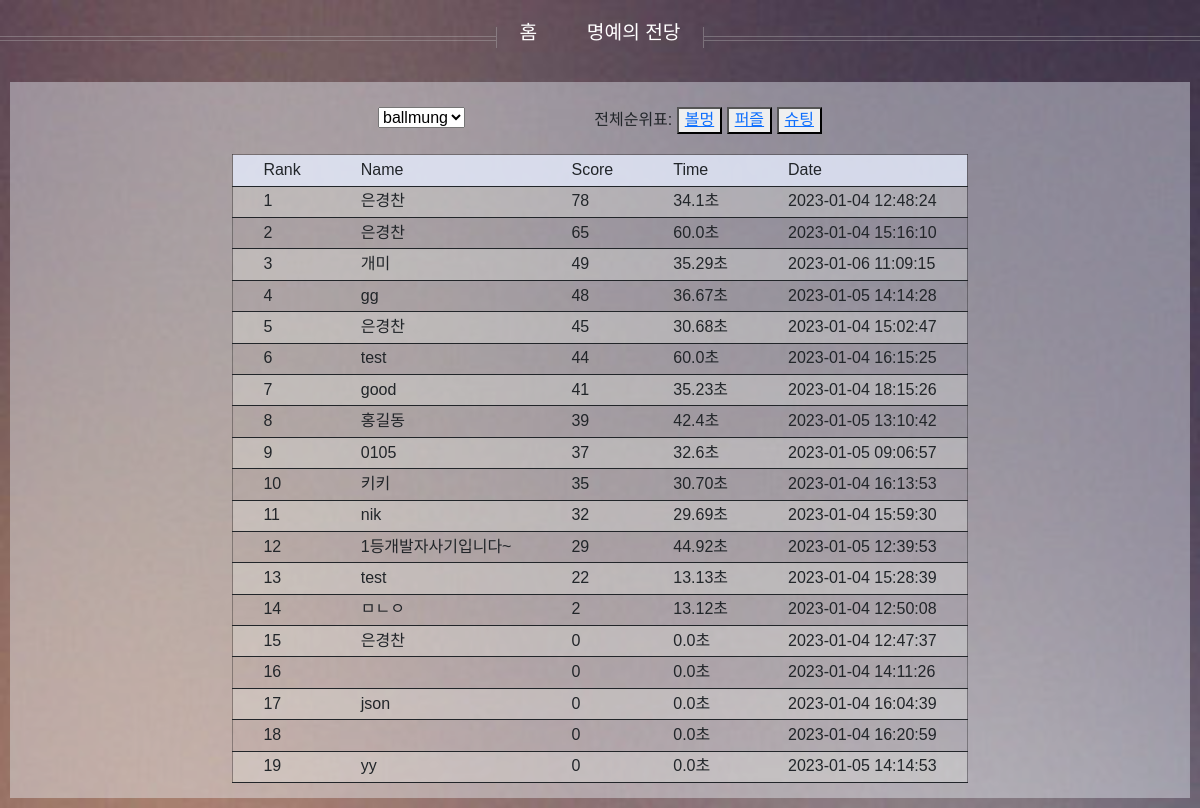
The page /rank/ on the database as committed earlier.
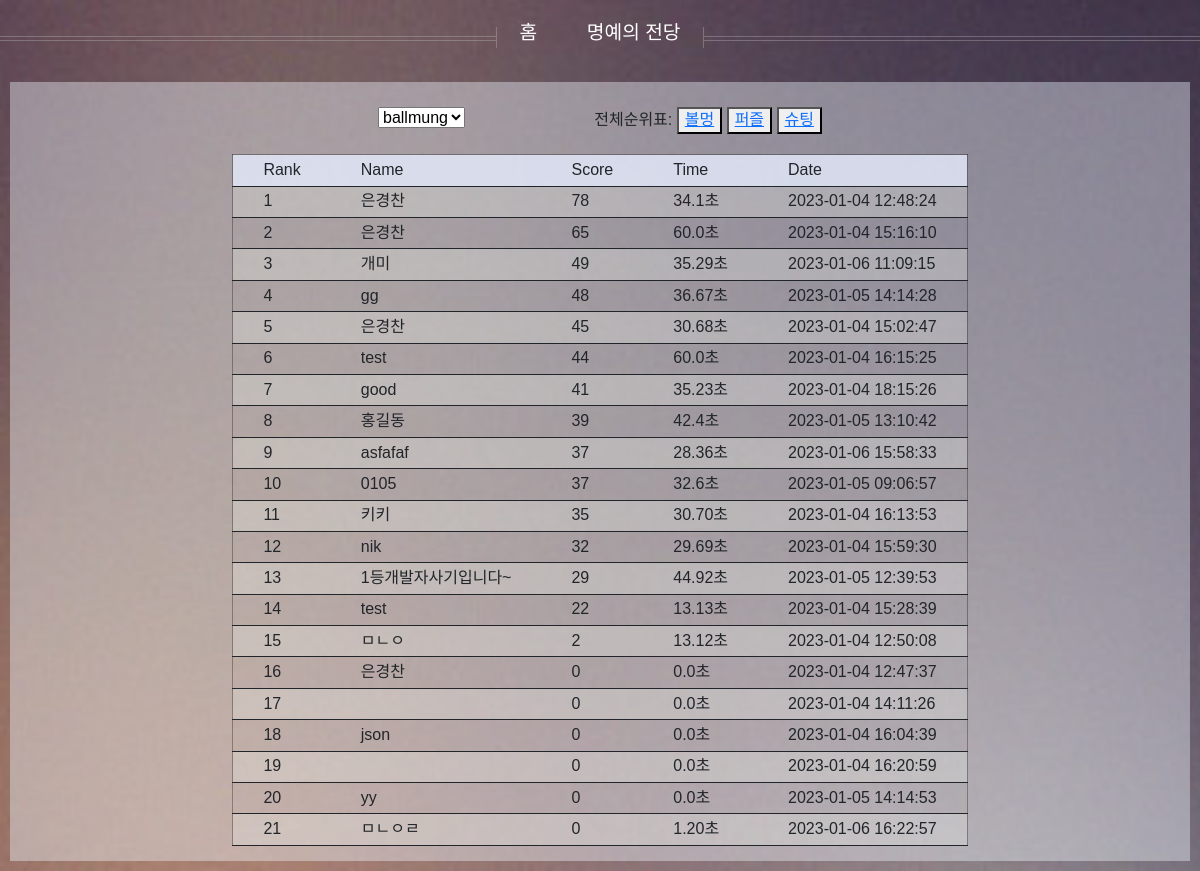
The same page on the database as committed later.
### ballmungApp/models.py (models this page shows)
class rankInfo(models.Model):
    nickname = models.CharField(max_length=100, default="")
    score = models.IntegerField()
    clearTime = models.IntegerField()
    regiDate = models.CharField(max_length=100)

### mainApp/views.py (the view)
# urls.py: path("rank/", ballmungViews.rank, name="rank"),
def rank(request):
    if request.method == "GET":
        rankinfo = rankInfo.objects.all()
        rankinfo = rankinfo.order_by("-score", "clearTime") #-score 역순
        page_info = {
            "startPage" : 1,
            "endPage" : 10,
            "underPageCount" : 10, #하단 페이지의 보여질 개수
            "currentPage" : 1,
            "totalPage" : 0,
            "countPerPage" : 30, #페이지당 보여질 데이터수
        }
        page_info["currentPage"] = request.GET.get("page")
        if not page_info["currentPage"]: #현재페이지를 가져오지 못하면 1페이지를 보여줌
            page_info["currentPage"] = 1
        else:
            page_info["currentPage"] = int(page_info["currentPage"]) #숫자로 형변환
            if page_info["currentPage"] <= 0:
                page_info["currentPage"] = 1
        page_info["totalPage"] = (rankinfo.count() // page_info["countPerPage"]) + 1
        if (rankinfo.count() % page_info["countPerPage"]) == 0: #한페이지에 보여질 수에 딱 맞아 떨어지면 1을 빼줘야됨
            page_info["totalPage"] -= 1
        page_info["startPage"] = (page_info["currentPage"] // page_info["underPageCount"]) * page_info["underPageCount"] + 1
        page_info["endPage"] = page_info["startPage"] + page_info["underPageCount"] - 1
        if page_info["endPage"] > page_info["totalPage"]: #끝 페이지가 전체페이지수를 넘어가면
            page_info["endPage"] = page_info["totalPage"]
        pageRange = range(page_info["startPage"], page_info["endPage"]+1)
        paginator = Paginator(rankinfo, page_info["countPerPage"])  # 한페이지당 보여질 개수(데이터, 개수)
        rankinfo_s = paginator.get_page(page_info["currentPage"]) # 몇 페이지를 보여줄지 저장(1페이지의 10개의 데이터가 저장)
        return render(request, "mainApp/rank.html", {"rankdata":rankinfo_s, "page_info":page_info, "pageRange":pageRange})
    elif request.method == "POST":
        return render(request, "mainApp/main.html")

### ballmungApp/templatetags/rank_filter.py (called while the page is built)
@register.filter
def rank_filter(value, arg):
    rank = value + (arg - 1) * 10
    return rank

### ballmungApp/templatetags/time_filter.py (called while the page is built)
@register.filter
def time_filter(value):
    text = "{f}.{b}초"
    return text.format(f=(value//100), b=(value%100))

### mainApp/templates/mainApp/rank.html (shortened to what this page needs)
<!DOCTYPE html>
<html lang="en">
<head>
    <link href="https://cdn.jsdelivr.net/npm/bootstrap@5.2.3/dist/css/bootstrap.min.css" rel="stylesheet">
    <link rel="stylesheet" href="/static/ballmungApp/css/mainApp_rank.css">
</head>
<body>
    {% include "nav.html" %}
    <div class="wrapper">
        <div class="rank_header">
            <div class="dropdown">
                <div>
                    <select name="select" id="gameSelect">
                        <option value="ballmung">ballmung</option>
                    </select>
                </div>
            </div>
            <div class="rank_button">
                <div>
                    <span>전체순위표:</span>
                    <button><a href="/ballmung/rank">볼멍</a></button>
                    <button><a href="../puzzleApp/rank">퍼즐</a></button>
                    <button><a href="/shootingApp/rank">슈팅</a></button>
                </div>
            </div>
        </div>
        <div id="rankTable">
            {% include "mainApp/ballmung_rank.html" %}
        </div>
    </div>
</body>
</html>

### mainApp/templates/mainApp/ballmung_rank.html
<table>
    <thead>
        <tr>
            <th>Rank</th>
            <th>Name</th>
            <th>Score</th>
            <th>Time</th>
            <th>Date</th>
        </tr>
    </thead>
    <tbody>
        {% load time_filter %}
        {% load rank_filter %}
        {% for rd in rankdata %}
            <tr>
                <td>{{ forloop.counter | rank_filter:page_info.currentPage}}</td>
                <td>{{ rd.nickname }}</td>
                <td>{{ rd.score }}</td>
                <td>{{ rd.clearTime | time_filter }}</td>
                <td>{{ rd.regiDate }}</td>
            </tr>
        {% endfor %}
    </tbody>
</table>

Rows that differ between the two databases and show on the page:
added rankInfo: nickname "asfafaf", score "37", clearTime "28.36초", regiDate "2023-01-06 15:58:33"
added rankInfo: nickname "ㅁㄴㅇㄹ", score "0", clearTime "1.20초", regiDate "2023-01-06 16:22:57"
